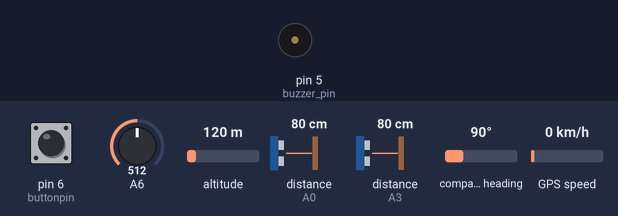
The sketch below on a simulated Arduino Nano, built with avr-gcc and run on an emulated ATmega328P. Parts: buzzer (waves = sounding, pin HIGH). Wiring (inferred from the names in the program): 2 × ultrasonic range finder: trigger A1, echo A0 / trigger A2, echo A3. The inputs (shaded band) are chosen by the test bench; at power-on: pin 6 (buttonpin) HIGH, A6 = 512, distance to the obstacle (sensors on A0, A3) 80 cm, altitude 120 m, compass heading 90°, GPS speed 0 km/h. The echo pulse lasts 58.3 µs per cm; the GPS gets a fix after 3 s at 37.7749, -122.4194 with 8 satellites; the modem accepts every AT command (registered, SIM ready, sends succeed) and sends nothing else; pins used as bus, display or sensor lines are not drawn; what the sketch prints to the serial monitor is not drawn.

Above: at 3.2 s.
3.3 s: pin 6 (buttonpin) pulled LOW for 1 s
10.4 s: A6 set to 482
At 11.3 s:
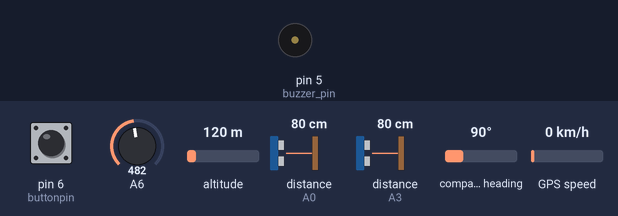
14.0 s: distance to the obstacle (sensor on A0) set to 45 cm
16.1 s: distance to the obstacle (sensor on A0) set to 38 cm
At 16.9 s:
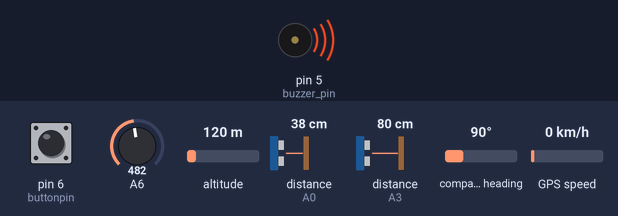
Timing chart, 0 to 28.0 s (numbered marks = the images above; inputs shaded):
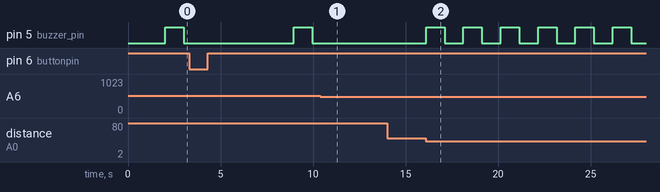

Measured:
- the behaviour switches between 42 and 41 cm on distance to the obstacle (sensor on A0) (found by bisection; images 1 and 2)
- after the input at 10.4 s, pin 5 (buzzer_pin): stays LOW (without the input it goes to HIGH after 0.59 s)
- after the input at 14.0 s, every drawn part: stays the same
- after the input at 16.1 s, pin 5 (buzzer_pin): alternates HIGH for 1.0 s and LOW for 1.0 s, starting at once

The sketch:

Final.ino
```cpp
#include <SoftwareSerial.h>
#include <TinyGPS++.h>

int buttonpin = 6;
int distance1, distance2;
long duration1, duration2;
const int trigPin1 = A1;
const int echoPin1 = A0;
const int trigPin2 = A2;
const int echoPin2 = A3;
#define buzzer_pin 5

float latitude=27.689208;
float longitude=85.290054;

int RXPin = 2; //Connect to TX GPS
int TXPin = 3; //Connect to RX GPS

int GPSBaud = 9600;

TinyGPSPlus gps;


SoftwareSerial gpsSerial(RXPin, TXPin);
SoftwareSerial gsmSerial(10, 11);

void setup() {
  Serial.begin(9600);
  pinMode(trigPin1, OUTPUT);
  pinMode(echoPin1, INPUT);
  pinMode(trigPin2, OUTPUT);
  pinMode(echoPin2, INPUT);
  pinMode(buzzer_pin, OUTPUT);
  pinMode(buttonpin, INPUT_PULLUP);
  pinMode(A6, INPUT);
  gpsSerial.begin(GPSBaud);
  gsmSerial.begin(9600);
  delay(1000);
  Serial.println("Initializing...");
  delay(500);
  Serial.println("System Ready");
  delay(500);
}

void loop() {
  // Read GPS data
  while (gpsSerial.available() > 0){
    if (gps.encode(gpsSerial.read())){
      displayInfo();
      }
    break;
  }
  digitalWrite(trigPin1, LOW);
  delayMicroseconds(2);
  digitalWrite(trigPin1, HIGH);
  delayMicroseconds(10);
  digitalWrite(trigPin1, LOW);
  duration1 = pulseIn(echoPin1, HIGH);
  distance1 = duration1 * 0.034 / 2;
  Serial.print("Distance1: ");
  Serial.println(distance1);

  digitalWrite(trigPin2, LOW);
  delayMicroseconds(2);
  digitalWrite(trigPin2, HIGH);
  delayMicroseconds(10);
  digitalWrite(trigPin2, LOW);
  duration2 = pulseIn(echoPin2, HIGH);
  distance2 = duration2 * 0.034 / 2;
  Serial.print("Distance2: ");
  Serial.println(distance2);

  if (distance1 <= 40 || distance2 <= 40) {
    Serial.println("Close to obstacle");
    alert();
  } else {
    digitalWrite(buzzer_pin, LOW);
  }

  int sensorValue = analogRead(A6);
  if (sensorValue > 500) {
    alert();
    Serial.println("Water Alert");
  } else {
    digitalWrite(buzzer_pin, LOW);
  }

  if (gsmSerial.available() > 0) {
    Serial.write(gsmSerial.read());
  }

  while (gsmSerial.available()){
    gsmSerial.read();
    break;
  }
  while (Serial.available()){
    Serial.read();
  }

  if (digitalRead(buttonpin) == LOW) {
    Serial.println("Button pressed");
    delay(2000);
    SendMessage();
  }
  delay(500);
}

void displayInfo() {
  Serial.print("Location: ");
  if (gps.location.isValid()) {
    latitude = gps.location.lat();
    longitude = gps.location.lng();
    Serial.print(latitude, 6);
    Serial.print(",");
    Serial.print(longitude, 6);
  } else {
    Serial.print("INVALID");
  }
  Serial.println();
}

void SendMessage() {
  gsmSerial.println("AT+CMGF=1");
  delay(900);
  gsmSerial.println("AT+CMGS=\"+9779808711811\"");
  delay(900);
  gsmSerial.println("I Am In Problem please be here ASAP location is :");
  delay(900);
  Serial.print("Your Position is : ");
  Serial.print("LATITUDE=");
  Serial.print(latitude, 6);
  gsmSerial.print("LATITUDE=");
  gsmSerial.print(latitude, 6);
  gsmSerial.print(",");
  Serial.print("LONGITUDE=");
  Serial.print(longitude, 6);
  gsmSerial.print("LONGITUDE=");
  gsmSerial.print(longitude, 6);
  delay(100);
  gsmSerial.println((char)26);
}

void alert() {
  digitalWrite(buzzer_pin, HIGH);
  delay(1000);
  digitalWrite(buzzer_pin, LOW);
  delay(500);

}
```
